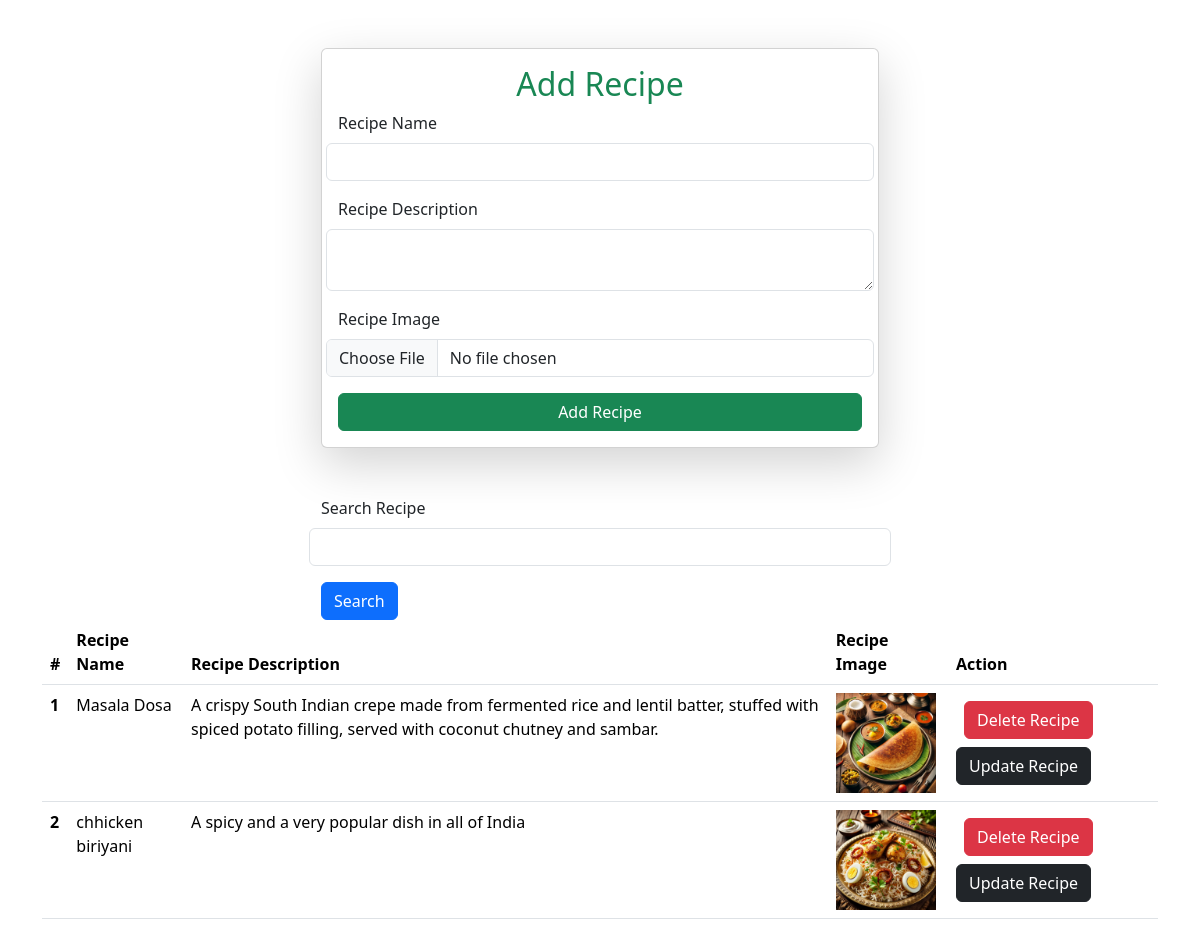
Page /recipies/ on the committed database.
### vege/models.py (models this page shows, shortened)
class Receipe(models.Model):
    user = models.ForeignKey(User , on_delete=models.SET_NULL , null = True , blank = True)
    receipe_name = models.CharField(max_length=100)
    receipe_des = models.TextField(null = False , blank = False)
    receipe_image = models.ImageField(upload_to="receipe")

### vege/views.py (the view, shortened to what this page needs)
# urls.py: path('recipies/' , recipies , name = "recipies")
def recipies(request):
    queryset = Receipe.objects.all()
    if request.GET.get('search'):
        queryset = queryset.filter(receipe_name__icontains = request.GET.get('search') )
    context = {'receipes':queryset}
    return render(request , 'recipe.html' , context)

### vege/templates/recipe.html (shortened to what this page needs)
<!DOCTYPE html>
<html lang="en">
<head>
    <link href="https://cdn.jsdelivr.net/npm/bootstrap@5.3.3/dist/css/bootstrap.min.css" rel="stylesheet">
</head>
<body>
   <div class="container mt-5" >
        <form class="col-6 mx-auto card p-3 shadow-lg" method = "post" enctype="multipart/form-data">
            <h2 class="text-center text-success">Add Recipe</h2>
            <div class="row mb-3">
              <label for="inputEmail3" class="form-label">Recipe Name</label>
                <input type="text" class="form-control" name ="receipe_name"  required>
            </div>
            <div class="row mb-3">
              <label for="inputPassword3" class="form-label">Recipe Description</label>
                <textarea class="form-control" name="receipe_des" required></textarea>
            </div>
            <div class="row mb-3">
                <label for="inputEmail3" class="form-label">Recipe Image</label>
                  <input type="file" class="form-control" name=" receipe_image">
              </div>
            <button type="submit" class="btn btn-success">Add Recipe</button>
          </form>
          <div class = "mt-5">
            <div class="mx-auto col-6">
              <form>
              <div class="row mb-3">
                <label for="inputEmail3" class="form-label">Search Recipe</label>
                  <input type="text" class="form-control" name ="search" value = "{{receipe.receipe_name}}" >
              </div>
              <button type="submit" class = "btn btn-primary">Search</button>
            </form>
            </div>
          </div>
          <table class="table">
            <thead>
              <tr>
                <th scope="col">#</th>
                <th scope="col">Recipe Name</th>
                <th scope="col">Recipe Description</th>
                <th scope="col">Recipe Image</th>
                <th scope = "col">Action</th>
              </tr>
            </thead>
            <tbody>
              {% for recipe in receipes %}
              <tr>
                <th scope="row">{{forloop.counter}}</th>
                <td>{{recipe.receipe_name}}</td>
                <td>{{recipe.receipe_des}}</td>
                <td><img src="/media/{{recipe.receipe_image}}" height="100"></td>
                <td>
                  <a href = "/delete_recipies/{{recipe.id}}" class = "btn btn-danger m-2">Delete Recipe</a>
                  <a href = "/update_recipies/{{recipe.id}}" class = "btn btn-dark">Update Recipe</a>
                </td>
              </tr>
              {% endfor %}
            </tbody>
          </table>
    </div>
</body>
</html>

### rows in the picture
Receipe: receipe_name "Masala Dosa", receipe_des "A crispy South Indian crepe made from fermented rice and lentil batter, stuffed with spiced potato filling, served with coconut chutney and sambar.", receipe_image (picture)
Receipe: receipe_name "chhicken biriyani", receipe_des "A spicy and a very popular dish in all of India", receipe_image (picture)
